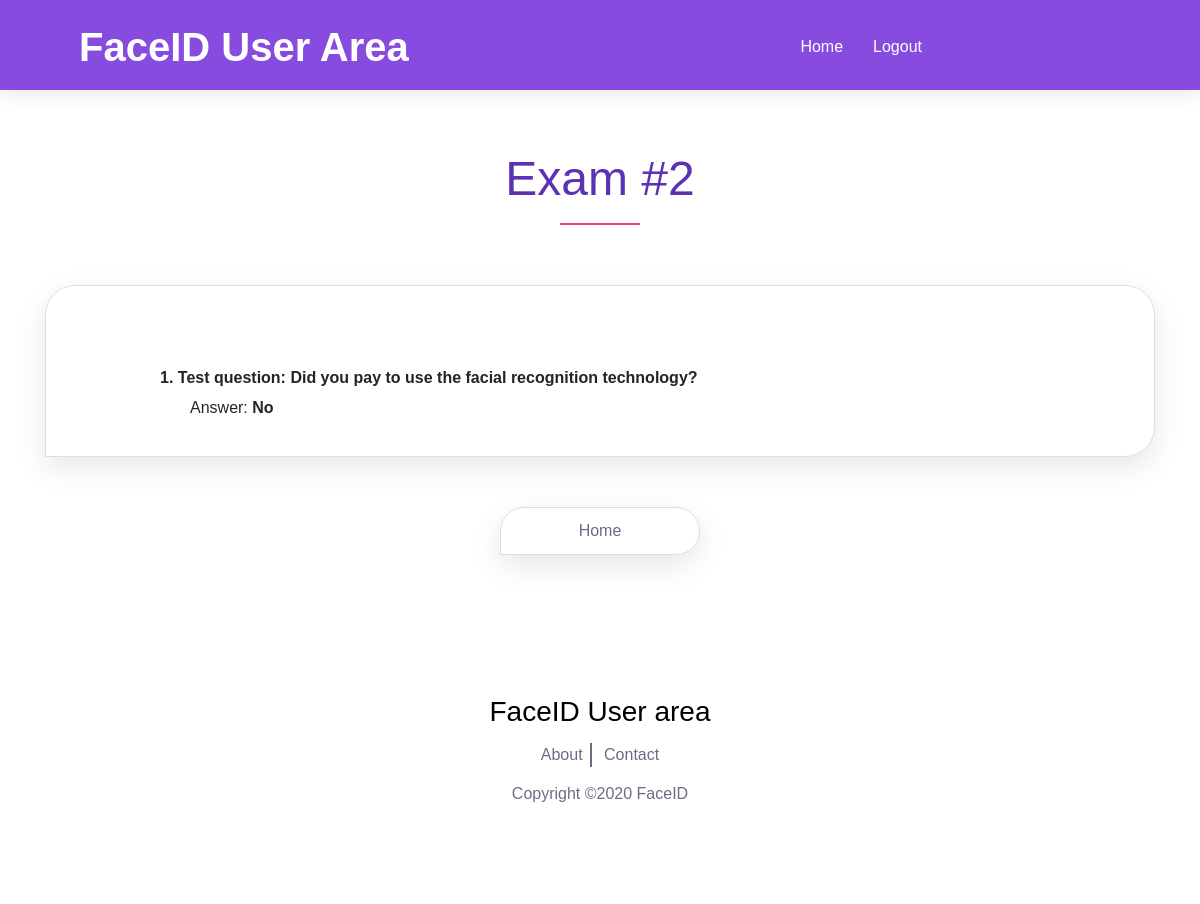
The page /user/3/list/2 (signed in) on the database as committed earlier.
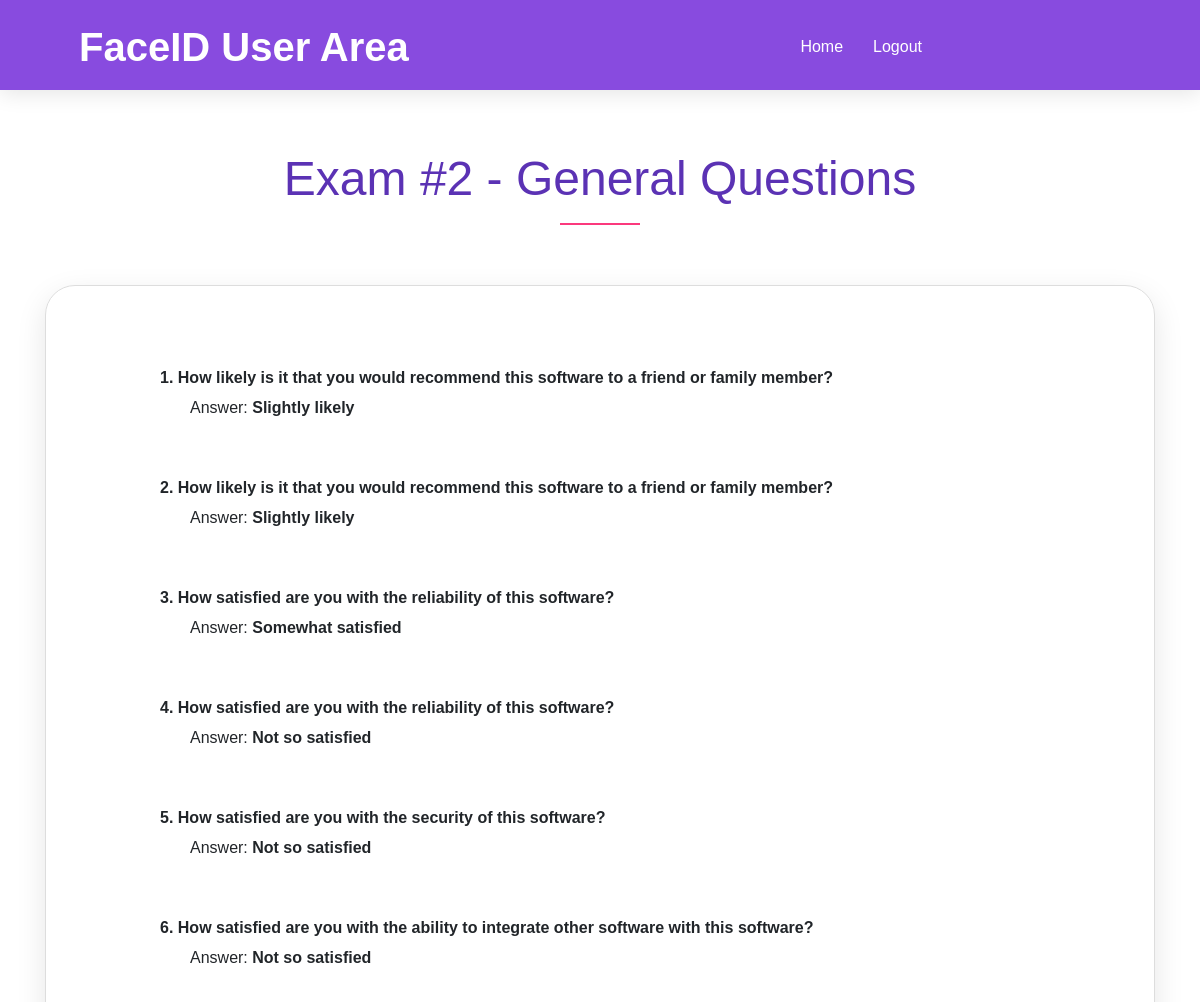
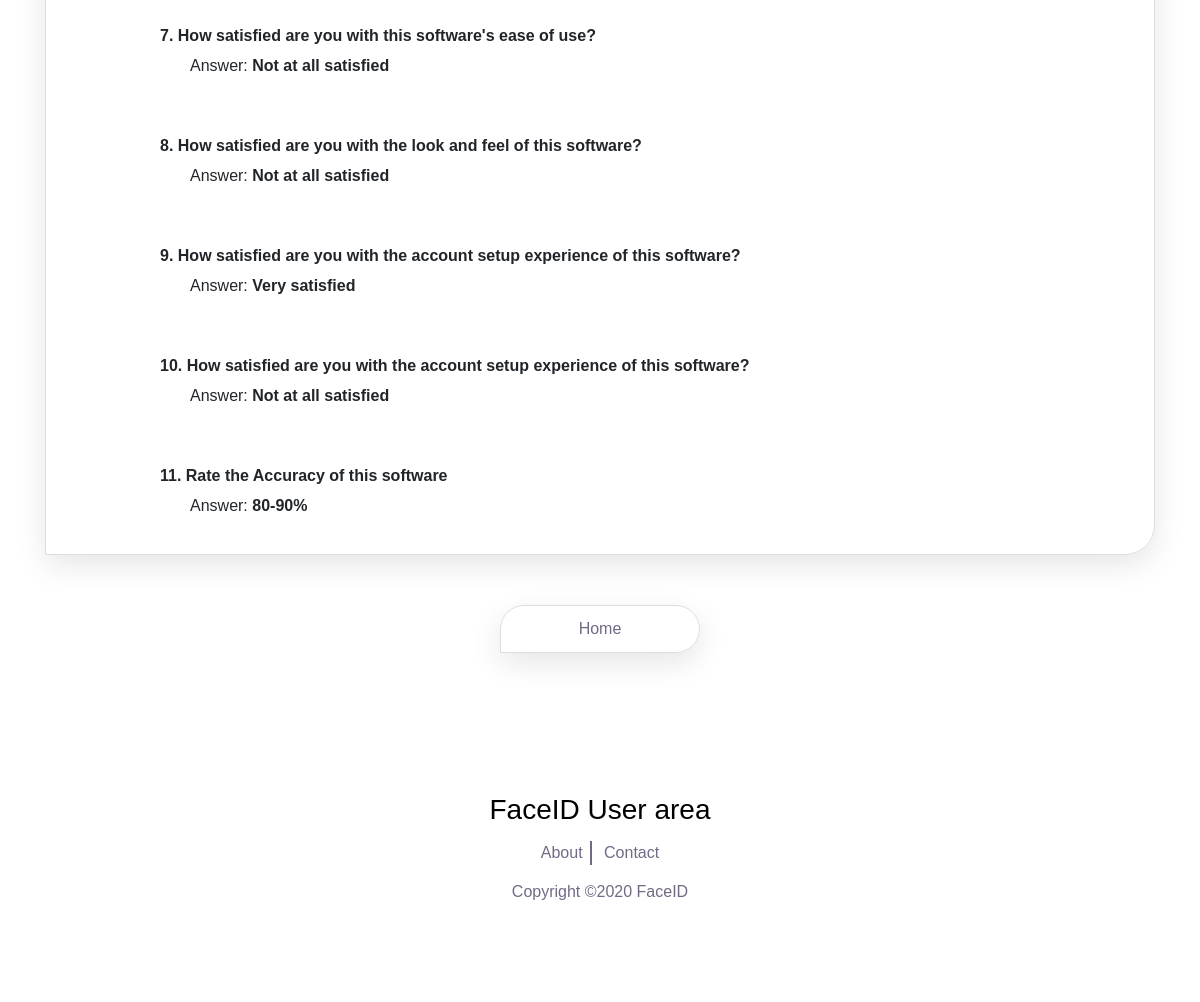
The same page on the database as committed later (2 pictures, top to bottom).
### app/models.py (models this page shows)
class Exams(db.Model):
    __tablename__ = 'exams'
    id = db.Column(db.Integer, primary_key=True)
    title = db.Column(db.String(80), unique=True, nullable=False)

class Question(db.Model):
    __tablename__ = 'question'
    id = db.Column(db.Integer, primary_key=True)
    title = db.Column(db.String(80), nullable=True)
    option1 = db.Column(db.String(80), nullable=True)
    option2 = db.Column(db.String(80), nullable=False)
    option3 = db.Column(db.String(80), nullable=False)
    option4 = db.Column(db.String(80), nullable=False)
    option5 = db.Column(db.String(80), nullable=False)
    exam_id = db.Column(db.Integer, db.ForeignKey('exam.id'), nullable=False)

### app/routes.py (the view)
@app.route('/user/<user_id>/list/<exam_id>', methods=['GET'])
@login_required
def list_exam(user_id, exam_id):
        title = 'Answers for Exam #'+ exam_id
        error=None
        try:
            sq = db.session.query(Question.id).filter(Question.exam_id == exam_id).subquery()
            answers =  db.session.query(Answers).filter(Answers.question_id.in_(sq)).filter(Answers.user_id == user_id).order_by(Answers.question_id).all()
            questions = Question.query.filter_by(exam_id=exam_id).order_by(Question.id).all()
            exam = Exams.query.filter_by(id=exam_id).first()
            list_of_questions = []
            answer_str = 'Not defined'
            for answer in answers:
                for question in questions:
                    if question.id == answer.question_id:
                        title = question.title
                        if answer.answer == 1:
                            answer_str = question.option1
                        if answer.answer == 2:
                            answer_str = question.option2
                        if answer.answer == 3:
                            answer_str = question.option3
                        if answer.answer == 4:
                            answer_str = question.option4
                        if answer.answer == 5:
                            answer_str = question.option5
                tmp = { 'title': title,
                        'answer_str': answer_str
                        }
                list_of_questions.append(tmp)
        except Exception as e:
            error = str(e.args[0])
        return render_template('./user/user_list_answers.html', exam=exam, list_of_questions=list_of_questions, user_id=user_id, exam_id=exam_id, error=error, title=title)

### app/routes.py (called while the page is built)
@login_manager.user_loader
def user_loader(user_id):
    user = User.query.get(user_id)
    return user

### app/templates/user/user_list_answers.html (shortened to what this page needs)
{% extends "./user/user_base.html" %}
{% block content %}
    <div id="content">
        <section class="special-area bg-white section_padding_150_50" id="about">
            <div class="container">
                <div class="row">
                    <div class="col-12">
                        <div class="section-heading text-center">
                            <h2>{{ exam.title }}</h2>
                            <div class="line-shape"></div>
                        </div>
                    </div>
                </div>
            </div>
            <div class="special_description_area">
                <div class="container">
                    <div class="row">
                        <div class="col-lg-12">
                            <div class="webcam-frame">
                                        <div class='table-wrapper'>
                                            {% for question in list_of_questions %}
                                                    <div class='tb-row-question'>
                                                        <div class='tb-column-exam-question'><strong>{{loop.index}}. {{ question.title }}</strong></div>
                                                    </div>
                                                    <div class='tb-row-exam-option'>
                                                        <div class='tb-row-title'>
                                                                <div class='tb-answer'>Answer: <strong>{{ question.answer_str }}</strong></div>
                                                        </div>
                                                    </div>
                                            {% endfor %}
                                          </div>
                                        </div>
                                          <div class="down-menu">
                                            <div class="app-download-btn wow fadeInUp button-200" data-wow-delay="0.2s">
                                                <a href="/user/">
                                                    <p class="mb-0">Home</p>
                                                </a>
                                            </div>
                                        </div>
                        </div>
                    </div>
                </div>
            </div>
        </section>
        </div>
        {% endblock %}

### app/templates/user/user_base.html (shortened to what this page needs)
<!DOCTYPE html>
<html lang="en">
<head>
    <link href="/static/style.css" rel="stylesheet">
    <link href="/static/css/responsive.css" rel="stylesheet">
</head>
<body>
    <header class="header_area">
        <div class="container-fluid">
            <div class="row align-items-center">
                <div class="col-12 col-lg-10">
                    <div class="menu_area">
                        <nav class="navbar navbar-expand-lg navbar-light">
                            <a class="navbar-brand" href="/admin/">FaceID User Area</a>
                            <div class="collapse navbar-collapse" id="ca-navbar">
                                <ul class="navbar-nav ml-auto" id="nav">
                                    <li class="nav-item"><a class="nav-link" href="/user/">Home</a></li>
                                    <li class="nav-item"><a class="nav-link" href="/user/logout/">Logout</a></li>
                                </ul>
                            </div>
                        </nav>
                    </div>
                </div>
            </div>
        </div>
    </header>
    {% block content %}{% endblock %}
    <footer class="footer-social-icon text-center section_padding_70 clearfix">
        <div class="footer-text">
            <h3>FaceID User area</h3>
        </div>
        <div class="footer-menu">
            <nav>
                <ul>
                    <li><a href="#">About</a></li>
                    <li><a href="#">Contact</a></li>
                </ul>
            </nav>
        </div>
        <div class="copyright-text">
            <p>Copyright ©2020 FaceID</p>
        </div>
    </footer>
</body>
</html>

### app/static/style.css (style rules this page uses)
body { font-family: 'Cabin', sans-serif; background-color: #fff; }
h1, h2, h3, h4, h5, h6 { font-family: 'Cabin', sans-serif; font-weight: 400; color: #000; line-height: 1.2; }
.section_padding_150_50 { padding-top: 150px; padding-bottom: 50px; }
.section_padding_70 { padding-top: 70px; padding-bottom: 70px; }
ul, ol { margin: 0; padding: 0; }
a, a:hover, a:focus, a:active { text-decoration: none; -webkit-transition-duration: 500ms; -o-transition-duration: 500ms; transition-duration: 500ms; }
li { list-style: none; }
p { color: #726a84; font-size: 16px; font-weight: 300; margin-top: 0; }
.section-heading > h2 { font-weight: 300; color: #5b32b4; font-size: 48px; margin: 0; }
.section-heading { margin-bottom: 60px; }
.line-shape-white, .line-shape { width: 80px; height: 2px; background-color: #fb397d; margin-top: 15px; }
.line-shape { margin-left: calc(50% - 40px); }
.header_area { left: 0; position: absolute; width: 100%; z-index: 99; top: 0; padding: 0 4%; background-color: #884bdf; -webkit-box-shadow: 0 4px 20px rgba(0, 0, 0, 0.1); box-shadow: 0 4px 20px rgba(0, 0, 0, 0.1); height: 90px; }
.menu_area .navbar-brand { font-size: 40px; font-weight: 700; color: #fff; margin: 0; line-height: 1; padding: 0; }
.menu_area { position: relative; z-index: 2; }
.menu_area #nav .nav-link { color: #fff; display: block; font-size: 16px; font-weight: 500; border-radius: 30px; -webkit-transition-duration: 500ms; -o-transition-duration: 500ms; transition-duration: 500ms; padding: 35px 15px; }
.app-download-btn a { border: 1px solid #ddd; display: -webkit-box; display: -ms-flexbox; display: flex; -webkit-box-align: center; -ms-flex-align: center; align-items: center; padding: 15px 30px; border-radius: 30px 30px 30px 0; -webkit-box-shadow: 0 10px 30px rgba(0, 0, 0, 0.1); box-shadow: 0 10px 30px rgba(0, 0, 0, 0.1); -webkit-box-pack: center; -ms-flex-pack: center; justify-content: center; margin:20px 0 20px 0; }
.app-download-btn a p { font-size: 16px; line-height: 1; -webkit-transition-duration: 500ms; -o-transition-duration: 500ms; transition-duration: 500ms; }
.app-download-btn:first-child { margin-right: 20px; }
.footer-text { margin-bottom: 15px; }
.footer-menu ul li { display: inline-block; }
.footer-menu ul li a { border-right: 2px solid #726a84; display: block; padding: 0 7.5px; color: #726a84; }
.footer-menu ul li:last-child a { border-right: 0 solid #ddd; }
.footer-social-icon { margin-bottom: 30px; }
.footer-menu { margin-bottom: 15px; }
.copyright-text > p { margin-bottom: 0; }
.webcam-frame { border: 1px solid #ddd; border-top-color: rgb(221, 221, 221); border-right-color: rgb(221, 221, 221); border-bottom-color: rgb(221, 221, 221); border-left-color: rgb(221, 221, 221); display: -webkit-box; display: -ms-flexbox; display: flex; -webkit-box-align: center; -ms-flex-align: center; align-items: center; padding: 15px 30px; border-radius: 30px 30px 30px 0; -webkit-box-shadow: 0 10px 30px rgba(0, 0, 0, 0.1); box-shadow: 0 10px 30px rgba(0, 0, 0, 0.1); -webkit-box-pack: center; -ms-flex-pack: center; justify-content: center; margin-bottom: 50px; }
.button-200 { width: 200px; }
.table-wrapper { margin: 15px; background-color: rgb(255, 255, 255); width:900px }
.tb-row-question { display: flex; flex-direction: row; flex-wrap: wrap; width: 100%; height:50px; margin: 30px 0 0 0; }
.tb-row-title { display: flex; flex-direction: row; flex-wrap: wrap; width: 100%; height:30px; }
.tb-column-exam-question { display: flex; flex-direction: column; flex-basis: 100%; flex: 1; padding: 0 10px 0 10px; width: 500px; margin: 20px 0 5px 0; }
.down-menu { text-align: center; margin-left: auto; margin-right: auto; width: 200px; }
.tb-answer { margin-left: 40px; }

Rows that differ between the two databases and show on the page:
no longer on this page (row edited): Question: title "Test question: Did you pay to use the facial recognition technology?", answer_str "No"
changed Exams: title "Exam #2" → "Exam #2 - General Questions"
added Question: title "How likely is it that you would recommend this software to a friend or family member?", answer_str "Slightly likely"
added Question: title "How satisfied are you with the reliability of this software?", answer_str "Somewhat satisfied", answer_str "Not so satisfied"
added Question: title "How satisfied are you with the security of this software?", answer_str "Not so satisfied"
added Question: title "How satisfied are you with the ability to integrate other software with this software?", answer_str "Not so satisfied"
added Question: title "How satisfied are you with this software's ease of use?", answer_str "Not at all satisfied"
added Question: title "How satisfied are you with the look and feel of this software?", answer_str "Not at all satisfied"
added Question: title "How satisfied are you with the account setup experience of this software?", answer_str "Very satisfied", answer_str "Not at all satisfied"
added Question: title "Rate the Accuracy of this software", answer_str "80-90%"
